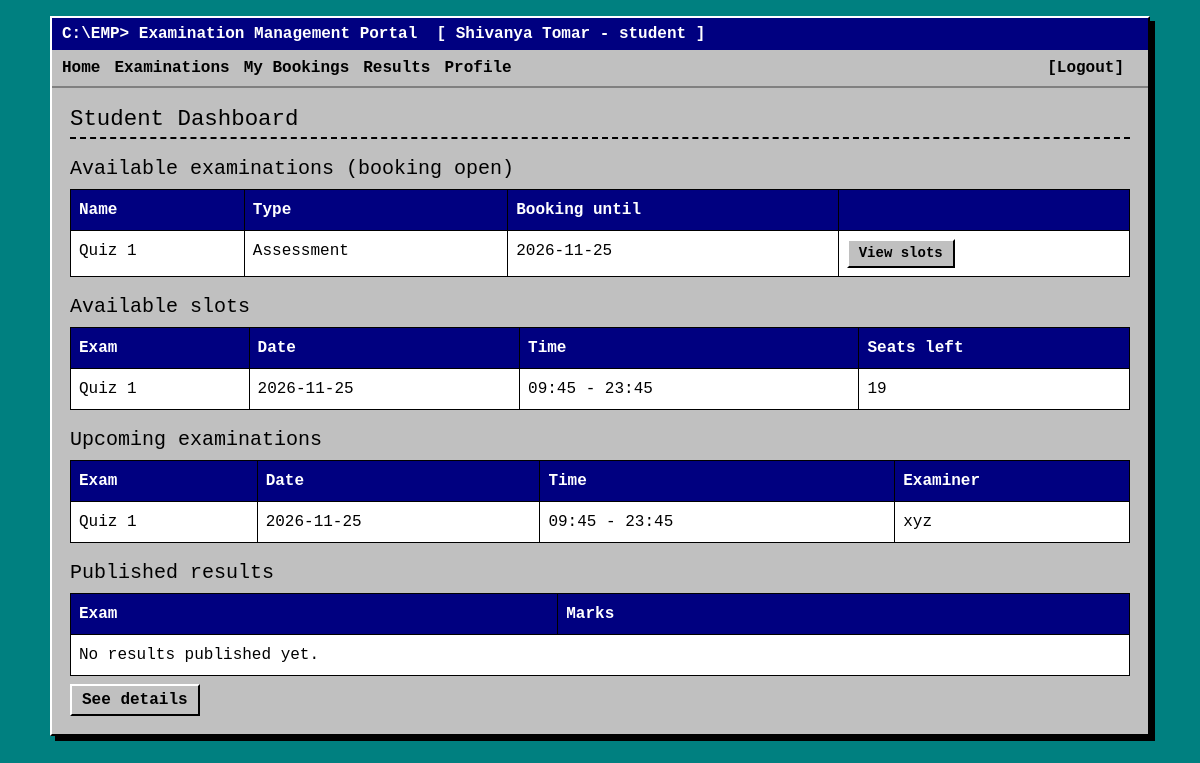
Screenshot of /student/ (signed in) with the database file from the repository.
### models.py (models this page shows, shortened)
class Exam(db.Model):
    id = db.Column(db.Integer, primary_key=True)
    course_id = db.Column(db.Integer, db.ForeignKey("course.id"), nullable=False)
    examiner_id = db.Column(db.Integer, db.ForeignKey("user.id"))
    name = db.Column(db.String(100), nullable=False)
    exam_type = db.Column(db.String(30), nullable=False)
    duration = db.Column(db.Integer, nullable=False)
    max_marks = db.Column(db.Integer, nullable=False)
    slot_start = db.Column(db.Date, nullable=False)
    slot_end = db.Column(db.Date, nullable=False)
    book_start = db.Column(db.Date, nullable=False)
    book_end = db.Column(db.Date, nullable=False)
    status = db.Column(db.String(20), default="Draft")
    course = db.relationship("Course", backref="exams")
    examiner = db.relationship("User")

class Slot(db.Model):
    id = db.Column(db.Integer, primary_key=True)
    exam_id = db.Column(db.Integer, db.ForeignKey("exam.id"), nullable=False)
    examiner_id = db.Column(db.Integer, db.ForeignKey("user.id"), nullable=False)
    slot_date = db.Column(db.Date, nullable=False)
    start_time = db.Column(db.String(5), nullable=False)      # hour:min
    end_time = db.Column(db.String(5), nullable=False)
    capacity = db.Column(db.Integer, nullable=False)
    status = db.Column(db.String(20), default="Available")
    exam = db.relationship("Exam", backref="slots")
    examiner = db.relationship("User")
    def booked(self):
        return Booking.query.filter(Booking.slot_id == self.id,
                                    Booking.status.in_(["Booked", "Completed"])).count()
    def seats_left(self):
        return self.capacity - self.booked()

class Booking(db.Model):
    id = db.Column(db.Integer, primary_key=True)
    student_id = db.Column(db.Integer, db.ForeignKey("user.id"), nullable=False)
    slot_id = db.Column(db.Integer, db.ForeignKey("slot.id"), nullable=False)
    exam_id = db.Column(db.Integer, db.ForeignKey("exam.id"), nullable=False)
    booking_date = db.Column(db.Date, default=date.today)
    status = db.Column(db.String(20), default="Booked")       # Booked / Cancelled / Completed
    total = db.Column(db.Float)
    remarks = db.Column(db.String(500))
    student = db.relationship("User")
    slot = db.relationship("Slot", backref="bookings")
    exam = db.relationship("Exam")

class User(db.Model):
    id = db.Column(db.Integer, primary_key=True)
    email = db.Column(db.String(100), unique=True, nullable=False)
    password = db.Column(db.String(200), nullable=False)
    name = db.Column(db.String(100), nullable=False)
    phone = db.Column(db.String(20))
    department = db.Column(db.String(100))
    role = db.Column(db.String(20), nullable=False)
    status = db.Column(db.String(20), default="Active") # for examiners it will tel Pending/Approved/Deactivated

### routes/student.py (the view)
@student.route("/")
@login_required("student")
def dashboard():
    exams = Exam.query.filter_by(status="Booking Open").all()
    slots = Slot.query.join(Exam).filter(Exam.status == "Booking Open", Slot.status == "Available").all()
    mine = Booking.query.filter_by(student_id=me()).all()
    upcoming = [b for b in mine if b.status == "Booked" and b.slot.slot_date >= date.today()]
    results = [b for b in mine if b.status == "Completed" and b.exam.status == "Completed"]
    return render_template("student/dashboard.html", exams=exams, slots=slots,
                           upcoming=upcoming, results=results)

### app.py (called while the page is built)
@app.context_processor
def inject_user():
    return {"role": session.get("role"), "user_name": session.get("name")}

### helpers.py (called while the page is built)
def login_required(role):
    def decorator(page):
        @wraps(page)
        def wrapper(*args, **kwargs):
            if session.get("role") != role:
                flash("Please log in with the correct account.")
                return redirect(url_for("auth.login"))
            return page(*args, **kwargs)
        return wrapper
    return decorator

### routes/student.py (called while the page is built)
def me():
    return session["user_id"]

### templates/student/dashboard.html
{% extends "base.html" %}
{% block content %}
<h2>Student Dashboard</h2>
<h5>Available examinations (booking open)</h5>
<table class="table table-bordered">
  <tr><th>Name</th><th>Type</th><th>Booking until</th><th></th></tr>
  {% for e in exams %}
  <tr>
    <td>{{ e.name }}</td><td>{{ e.exam_type }}</td><td>{{ e.book_end }}</td>
    <td><a class="btn btn-sm" href="{{ url_for('student.exam_detail', id=e.id) }}">View slots</a></td>
  </tr>
  {% else %}
  <tr><td colspan="4">Nothing open for booking right now.</td></tr>
  {% endfor %}
</table>
<h5>Available slots</h5>
<table class="table table-bordered">
  <tr><th>Exam</th><th>Date</th><th>Time</th><th>Seats left</th></tr>
  {% for s in slots %}
  <tr><td>{{ s.exam.name }}</td><td>{{ s.slot_date }}</td><td>{{ s.start_time }} - {{ s.end_time }}</td><td>{{ s.seats_left() }}</td></tr>
  {% else %}
  <tr><td colspan="4">No free slots.</td></tr>
  {% endfor %}
</table>
<h5>Upcoming examinations</h5>
<table class="table table-bordered">
  <tr><th>Exam</th><th>Date</th><th>Time</th><th>Examiner</th></tr>
  {% for b in upcoming %}
  <tr><td>{{ b.exam.name }}</td><td>{{ b.slot.slot_date }}</td><td>{{ b.slot.start_time }} - {{ b.slot.end_time }}</td><td>{{ b.slot.examiner.name }}</td></tr>
  {% else %}
  <tr><td colspan="4">No upcoming examinations.</td></tr>
  {% endfor %}
</table>
<h5>Published results</h5>
<table class="table table-bordered">
  <tr><th>Exam</th><th>Marks</th></tr>
  {% for b in results %}
  <tr><td>{{ b.exam.name }}</td><td>{{ b.total }} / {{ b.exam.max_marks }}</td></tr>
  {% else %}
  <tr><td colspan="2">No results published yet.</td></tr>
  {% endfor %}
</table>
<a class="btn" href="{{ url_for('student.results') }}">See details</a>
{% endblock %}

### static/style.css (style rules this page uses)
html { background: #008080; color-scheme: only light; }
body { background: #008080; min-height: 100vh; font-family: "Courier New", Courier, monospace; color: #000; padding: 16px; }
h2 { font-size: 1.4rem; border-bottom: 2px dashed #000; padding-bottom: 4px; margin-bottom: 16px; }
h5 { margin-top: 18px; }
a { color: #0000ee; }
.btn { background: #c0c0c0; color: #000; border: 2px solid; border-color: #fff #000 #000 #fff; border-radius: 0; font-family: inherit; font-weight: bold; padding: 2px 10px; }
.table { background: #fff; border-color: #000; margin-bottom: 8px; }
.table th { background: #000080; color: #fff; }

### rows the page displays
Exam: name "Quiz 1", exam_type "Assessment", book_end "2026-11-25"
Slot: exam.name "Quiz 1", slot_date "2026-11-25", start_time "09:45", end_time "23:45", seats_left "19"
Booking: exam.name "Quiz 1", slot.slot_date "2026-11-25", slot.start_time "09:45", slot.end_time "23:45", slot.examiner.name "xyz"

### other values shown
{{ user_name }} "Shivanya Tomar"
{{ role }} "student"
